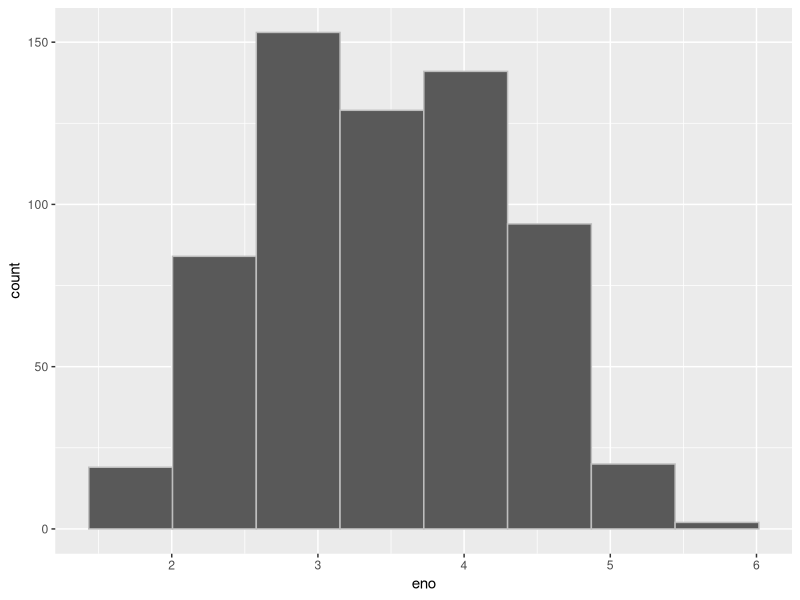

Source code (R):
## Basic Structure of Data Analyses


## Analysis of PM10 and Mortality in New York City
library(tidyverse)

## Visually inspect 'pm10.csv' file

## Read in data from CSV file
dat <- read_csv("pm10.csv")

nrow(dat)
names(dat)

dat |> 
    summarize(association = cor(pm10, mortality))

dat

dat |> 
    filter(!is.na(pm10)) |> 
    summarize(association = cor(pm10, mortality))


################################################################################
## Analysis of MAACS data on eNO and Mouse Allergen

dat <- read_csv("maacs.csv")
dat

nrow(dat)
names(dat)

dat |> 
    ggplot(aes(eno)) + 
    geom_histogram(bins = 8, color = "gray")

summary(dat$duBedMusM)

dat |> 
    summarize(correlation = cor(duBedMusM, eno))

